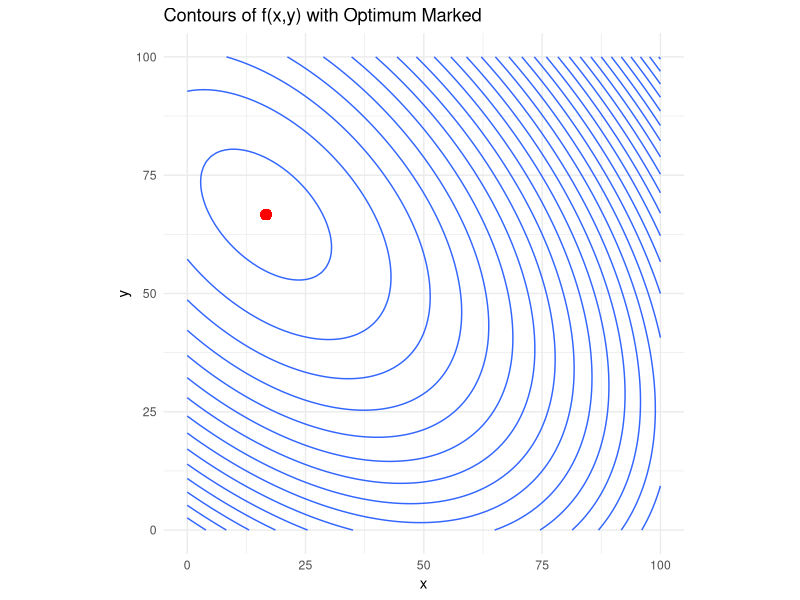
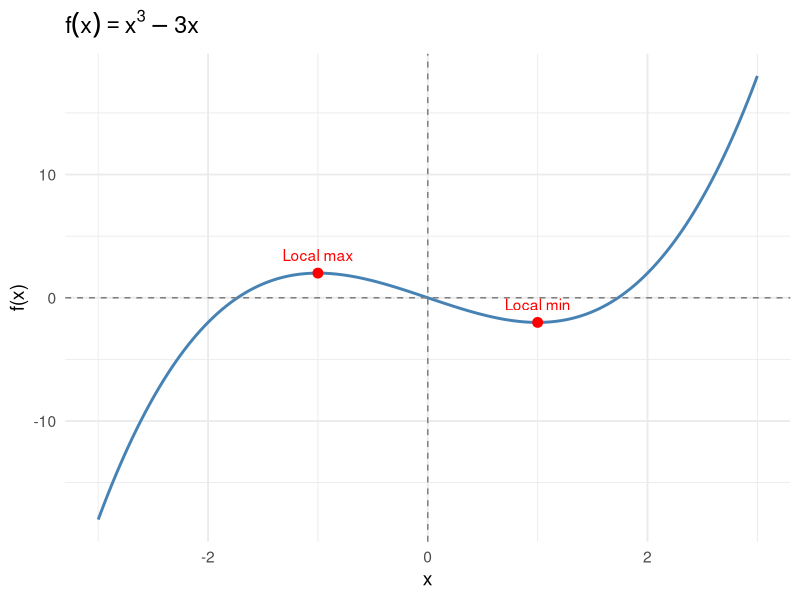
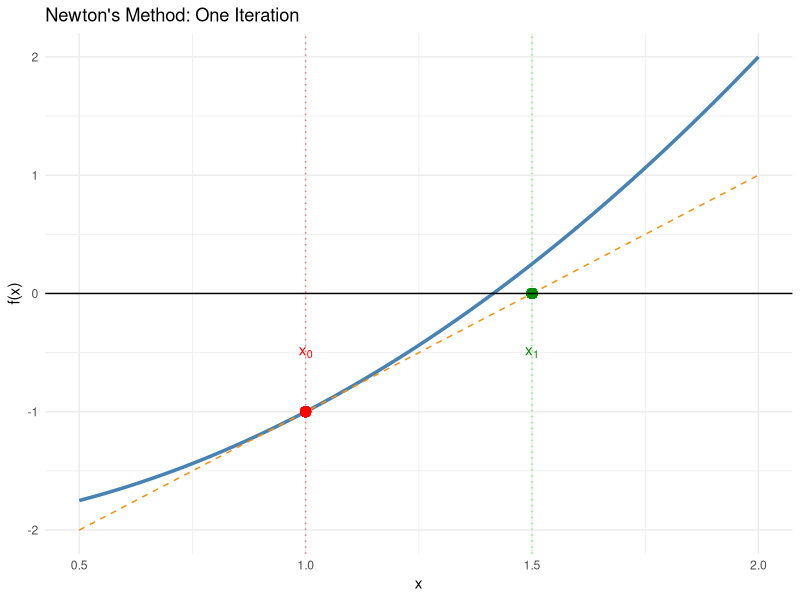
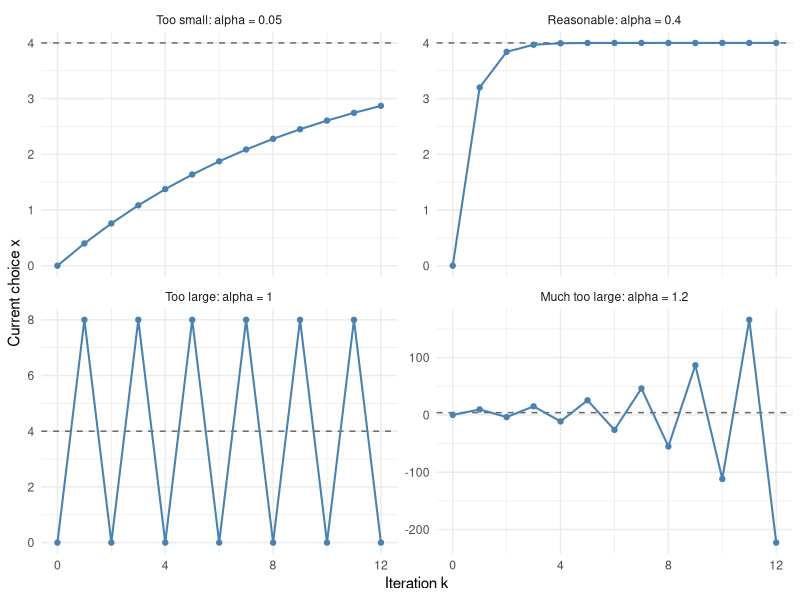
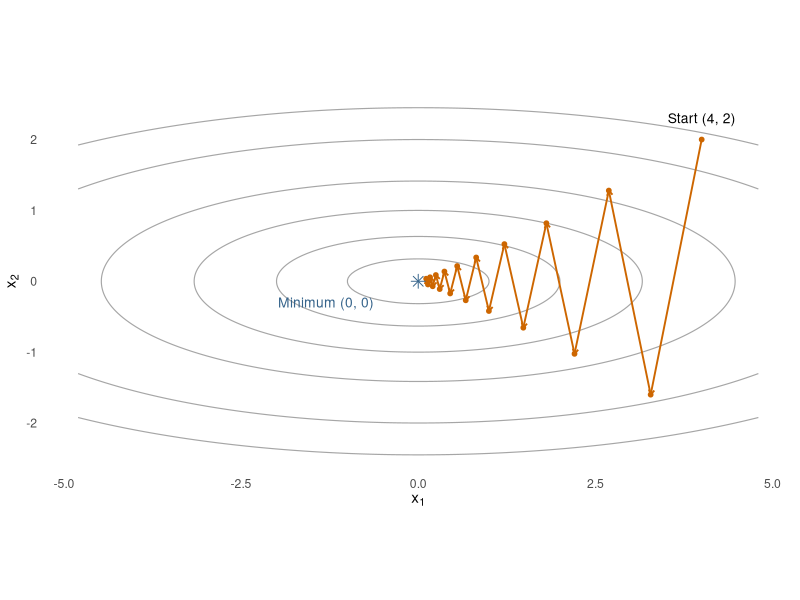
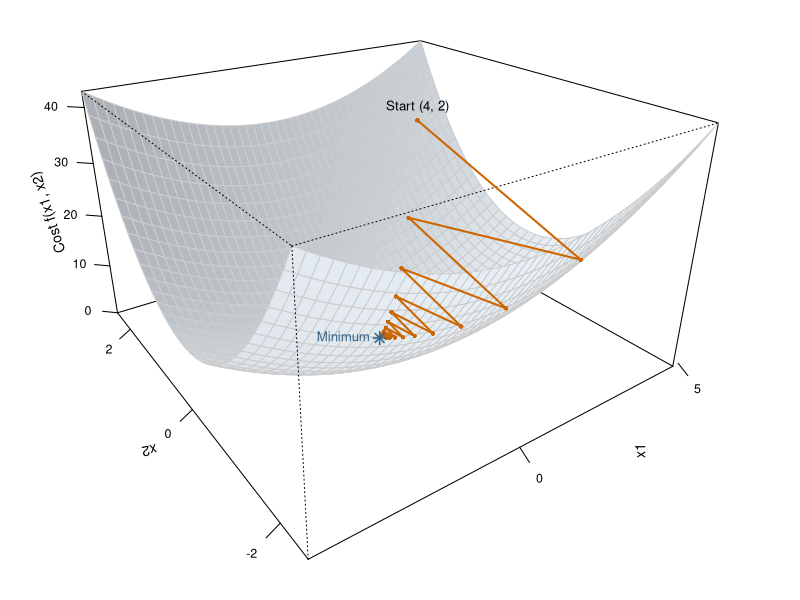
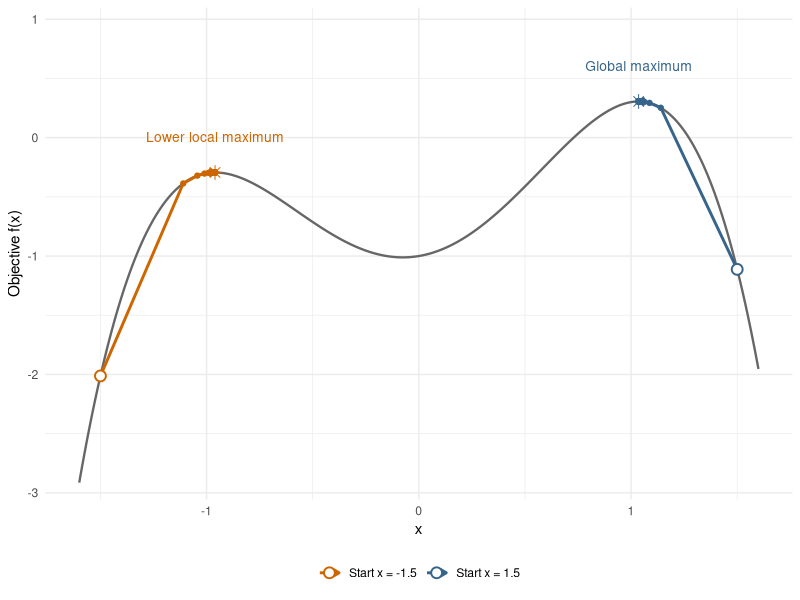
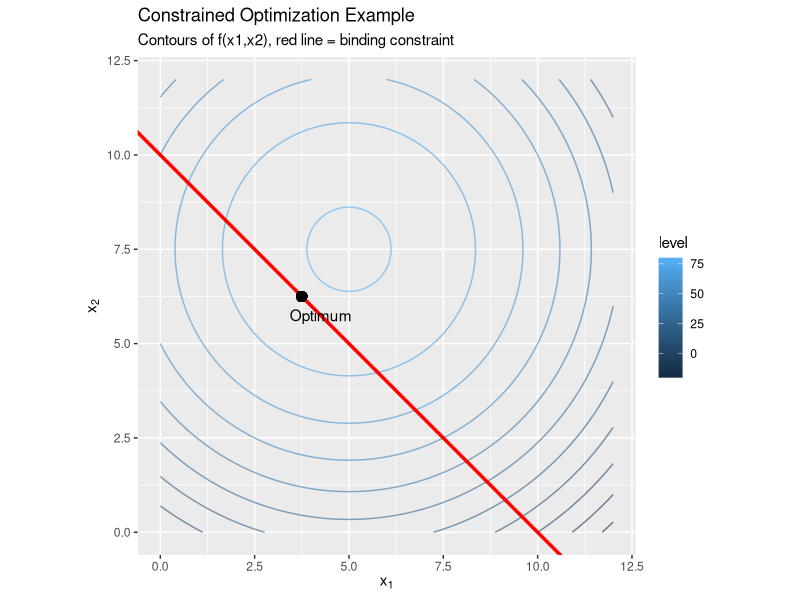

Reproduce these figures in R, in order.
## ---- chunk 1
#| echo: false
#| message: false
#| warning: false
library(ggplot2)
library(dplyr)

f <- function(x,y) 100*x + 150*y - x^2 - y^2 - x*y

# Create grid
x <- seq(0,100, length.out=100)
y <- seq(0,100, length.out=100)
grid <- expand.grid(x=x,y=y) %>%
  mutate(z=f(x,y))

# Contour plot
ggplot(grid, aes(x=x,y=y,z=z)) +
  geom_contour(bins=30,show.legend = F) +
  geom_point(aes(x=50/3,y=66.67),color="red",size=3) +
  labs(title="Contours of f(x,y) with Optimum Marked",
       x="x", y="y") +
  coord_equal() +
  theme_minimal()

## ---- chunk 2
#| echo: false
#| message: false
#| warning: false

library(ggplot2)
library(dplyr)

# Define function
f <- function(x) x^3 - 3*x

# Create data grid
df <- data.frame(x = seq(-3, 3, length.out = 400)) %>%
  mutate(y = f(x))

# Critical points
crit_points <- data.frame(
  x = c(-1, 1),
  y = f(c(-1, 1)),
  label = c("Local max", "Local min")
)

# Plot
ggplot(df, aes(x, y)) +
  geom_line(color = "steelblue", linewidth = 1) +
  geom_hline(yintercept = 0, color = "grey50", linetype = "dashed") +
  geom_vline(xintercept = 0, color = "grey50", linetype = "dashed") +
  geom_point(data = crit_points, aes(x, y), color = "red", size = 3) +
  geom_text(data = crit_points, aes(label = label), vjust = -1, color = "red") +
  labs(
    title = expression(f(x) == x^3 - 3*x),
    x = "x",
    y = "f(x)"
  ) +
  theme_minimal(base_size = 14)
## ---- chunk 3
library(ggplot2)

# Define the function and its derivative
f <- function(x) x^2 - 2
f_prime <- function(x) 2 * x

# Choose initial guess
x0 <- 1.0
x1 <- x0 - f(x0) / f_prime(x0)  # first Newton update

# Build tangent line at x0
tangent <- function(x) f(x0) + f_prime(x0) * (x - x0)

# Create data for plotting
x_vals <- seq(0.5, 2, length.out = 300)
plot_df <- data.frame(x = x_vals, fx = f(x_vals), tangent = tangent(x_vals))

# Plot function and tangent
ggplot(plot_df, aes(x = x)) +
  geom_line(aes(y = fx), color = "steelblue", size = 1.2) +
  geom_line(aes(y = tangent), color = "darkorange", linetype = "dashed") +
  geom_vline(xintercept = x0, linetype = "dotted",color = "red",alpha=.5) +
  geom_vline(xintercept = x1, linetype = "dotted", color = "green",alpha=.5) +
  geom_point(aes(x = x0, y = f(x0)), color = "red", size = 3) +
  geom_point(aes(x = x1, y = 0), color = "green4", size = 3) +
  geom_hline(yintercept = 0, linetype = "solid") +
  annotate("text", x = x0, y = f(x0) + 0.5, label = "x[0]", parse = TRUE, color = "red") +
  annotate("text", x = x1, y = -0.5, label = "x[1]", parse = TRUE, color = "green4") +
  labs(
    title = "Newton's Method: One Iteration",
    y = "f(x)",
    x = "x"
  ) +
  theme_minimal()

## ---- chunk 4
#| label: fig-gradient-step-size
#| fig-pos: H
#| echo: false
#| warning: false
#| fig-width: 7
#| fig-height: 4
#| fig-cap: "Gradient ascent on the same quadratic objective, starting at x = 0. The dashed line marks the maximizer x = 4. Note the different vertical scale in the divergence panel."

library(ggplot2)
ascent_rates <- c(0.05, 0.4, 1, 1.2)
ascent_labels <- c("Too small: alpha = 0.05", "Reasonable: alpha = 0.4",
                   "Too large: alpha = 1", "Much too large: alpha = 1.2")
ascent_paths <- do.call(rbind, lapply(seq_along(ascent_rates), function(i) {
  iterates <- numeric(13)
  for (k in 1:12) {
    iterates[k + 1] <- iterates[k] - 2 * ascent_rates[i] * (iterates[k] - 4)
  }
  data.frame(iteration = 0:12, x = iterates,
             case = factor(ascent_labels[i], levels = ascent_labels))
}))

ggplot(ascent_paths, aes(iteration, x)) +
  geom_hline(yintercept = 4, linetype = "dashed", color = "gray40") +
  geom_line(color = "steelblue", linewidth = 0.7) +
  geom_point(color = "steelblue", size = 1.5) +
  facet_wrap(~case, ncol = 2, scales = "free_y") +
  scale_x_continuous(breaks = c(0, 4, 8, 12)) +
  labs(x = "Iteration k", y = "Current choice x") +
  theme_minimal(base_size = 11)
## ---- chunk 5
#| label: fig-multivariate-gradient
#| fig-pos: H
#| echo: false
#| warning: false
#| fig-width: 7
#| fig-height: 3.7
#| fig-cap: "Gradient descent on elliptical cost contours. Each orange arrow is a step against the gradient. The iterates zig-zag toward the minimum at (0, 0); a small gradient is the rootfinding target."

library(ggplot2)
cost_grid <- expand.grid(x1 = seq(-4.8, 4.8, length.out = 240),
                         x2 = seq(-2.5, 2.5, length.out = 160))
cost_grid$cost <- 0.5 * (cost_grid$x1^2 + 10 * cost_grid$x2^2)
descent_path <- data.frame(k = 0:18, x1 = 4 * 0.82^(0:18),
                          x2 = 2 * (-0.8)^(0:18))
descent_steps <- data.frame(
  x1 = head(descent_path$x1, -1), x2 = head(descent_path$x2, -1),
  x1_next = tail(descent_path$x1, -1), x2_next = tail(descent_path$x2, -1)
)

ggplot(cost_grid, aes(x1, x2)) +
  geom_contour(aes(z = cost), breaks = c(0.5, 2, 5, 10, 20, 30),
               color = "gray65", linewidth = 0.4) +
  geom_segment(data = descent_steps,
               aes(x = x1, y = x2, xend = x1_next, yend = x2_next),
               inherit.aes = FALSE, color = "darkorange3", linewidth = 0.65,
               arrow = grid::arrow(length = grid::unit(0.055, "inches"))) +
  geom_point(data = descent_path, color = "darkorange3", size = 1.3) +
  annotate("point", x = 0, y = 0, shape = 8, size = 3, color = "steelblue4") +
  annotate("text", x = 4, y = 2.3, label = "Start (4, 2)", size = 3.5) +
  annotate("text", x = -1.3, y = -0.3, label = "Minimum (0, 0)",
           color = "steelblue4", size = 3.5) +
  coord_equal() +
  labs(x = expression(x[1]), y = expression(x[2])) +
  theme_minimal(base_size = 11) +
  theme(panel.grid = element_blank())
## ---- chunk 6
#| label: fig-multivariate-gradient-3d
#| fig-pos: H
#| echo: false
#| warning: false
#| fig-width: 7
#| fig-height: 3.5
#| fig-cap: "The same quadratic cost and gradient-descent iterates in three dimensions. Height is the objective value. Orange points are the iterates from the contour plot; segments connect successive iterates. The blue star marks the minimum."

surface_x1 <- seq(-4.8, 4.8, length.out = 45)
surface_x2 <- seq(-2.5, 2.5, length.out = 35)
surface_cost <- outer(surface_x1, surface_x2,
                      function(x1, x2) 0.5 * (x1^2 + 10 * x2^2))
path_cost <- 0.5 * (descent_path$x1^2 + 10 * descent_path$x2^2)

surface_par <- par(mar = c(1, 1, 1, 1))
surface_view <- persp(
  surface_x1, surface_x2, surface_cost,
  theta = -35, phi = 25, expand = 0.6,
  col = "aliceblue", border = "gray80", shade = 0.15,
  ticktype = "detailed", nticks = 4,
  xlab = "x1", ylab = "x2", zlab = "Cost f(x1, x2)",
  cex.axis = 0.75, cex.lab = 0.85
)
projected_path <- trans3d(descent_path$x1, descent_path$x2, path_cost,
                          pmat = surface_view)
lines(projected_path, col = "darkorange3", lwd = 2)
points(projected_path, col = "darkorange3", pch = 16, cex = 0.6)
points(trans3d(0, 0, 0, pmat = surface_view),
       col = "steelblue4", pch = 8, cex = 1.2, lwd = 1.5)
text(trans3d(4, 2, 28, pmat = surface_view),
     labels = "Start (4, 2)", pos = 3, cex = 0.8)
text(trans3d(0, 0, 0, pmat = surface_view),
     labels = "Minimum", pos = 2, col = "steelblue4", cex = 0.8)
par(surface_par)
## ---- chunk 7
#| label: fig-starting-values-local-optima
#| fig-pos: H
#| echo: false
#| warning: false
#| fig-width: 7
#| fig-height: 3.3
#| fig-cap: "Same objective, algorithm, and step size; different starting values. Both runs converge to local maxima, but only the right-hand peak is the global maximum."

library(ggplot2)
multimodal_f <- function(x) -(x^2 - 1)^2 + 0.3 * x
multimodal_slope <- function(x) -4 * x * (x^2 - 1) + 0.3
ascent_starts <- c(-1.5, 1.5)
ascent_runs <- do.call(rbind, lapply(ascent_starts, function(start) {
  x <- start
  for (k in 1:100) {
    current <- tail(x, 1)
    if (abs(multimodal_slope(current)) < 1e-8) break
    x <- c(x, current + 0.05 * multimodal_slope(current))
  }
  data.frame(k = seq_along(x) - 1, x = x, value = multimodal_f(x),
             start = factor(start, levels = ascent_starts))
}))
multimodal_curve <- data.frame(x = seq(-1.6, 1.6, length.out = 500))
multimodal_curve$value <- multimodal_f(multimodal_curve$x)
ascent_ends <- do.call(rbind, lapply(split(ascent_runs, ascent_runs$start),
                                    function(run) tail(run, 1)))
ascent_ends$label <- c("Lower local maximum", "Global maximum")

ggplot(multimodal_curve, aes(x, value)) +
  geom_line(color = "gray40", linewidth = 0.8) +
  geom_path(data = ascent_runs, aes(color = start, group = start),
            linewidth = 1,
            arrow = grid::arrow(length = grid::unit(0.07, "inches"))) +
  geom_point(data = ascent_runs, aes(color = start), size = 1.5) +
  geom_point(data = subset(ascent_runs, k == 0), aes(color = start),
             shape = 21, fill = "white", size = 3, stroke = 1) +
  geom_point(data = ascent_ends, aes(color = start), shape = 8, size = 3,
             show.legend = FALSE) +
  geom_text(data = ascent_ends, aes(label = label, color = start),
            nudge_y = 0.3, size = 3.5, show.legend = FALSE) +
  scale_color_manual(values = c("darkorange3", "steelblue4"),
                      labels = c("Start x = -1.5", "Start x = 1.5")) +
  scale_y_continuous(expand = expansion(mult = c(0.04, 0.14))) +
  labs(x = "x", y = "Objective f(x)", color = NULL) +
  theme_minimal(base_size = 11) +
  theme(legend.position = "bottom")
## ---- chunk 8
#| echo: false

# Load packages
library(ggplot2)

# Objective function
f <- function(x1, x2) {
  10*x1 + 15*x2 - (x1^2 + x2^2)
}

# Constraint: g(x) = x1 + x2 - 10 <= 0
g <- function(x1, x2) x1 + x2 - 10

# Compute gradient and Hessian of f
grad_f <- function(x) {
  c(10 - 2*x[1], 15 - 2*x[2])
}

hess_f <- function(x) {
  matrix(c(-2, 0,
           0, -2), nrow=2)
}

# Solve via KKT (analytical in this case)
# Stationarity: grad_f(x) - lambda * grad_g = 0
# grad_g = (1,1)
# -> 10 - 2x1 - lambda = 0
# -> 15 - 2x2 - lambda = 0
# -> constraint binds: x1 + x2 = 10

# From first two equations:
# 2x1 = 10 - lambda
# 2x2 = 15 - lambda
# Add: 2(x1+x2) = 25 - 2lambda
# 20 = 25 - 2lambda => lambda = 2.5
# x1 = (10 - 2.5)/2 = 3.75
# x2 = (15 - 2.5)/2 = 6.25

x_star <- c(3.75, 6.25)
lambda <- 2.5

# Bordered Hessian
grad_g <- matrix(c(1,1), nrow=1)
hess_L <- hess_f(x_star) # constraint is linear, so g''=0
H_b <- rbind(
  cbind(0, grad_g),
  cbind(t(grad_g), hess_L)
)

H_b
det(H_b[1:2,1:2])
det(H_b)

# -------- Visualization --------
# Create grid for plotting
x1 <- seq(0, 12, length=100)
x2 <- seq(0, 12, length=100)
grid <- expand.grid(x1=x1, x2=x2)
grid$z <- with(grid, f(x1,x2))

# Feasible region: x1+x2 <= 10
grid$feasible <- with(grid, x1+x2 <= 10)

# Plot contours of f and the feasible set
ggplot(grid, aes(x=x1, y=x2, z=z)) +
  geom_contour(aes(color=after_stat(level)), alpha=0.6) +
  geom_abline(intercept=10, slope=-1, color="red", size=1.2) +
  geom_point(aes(x=x_star[1], y=x_star[2]), color="black", size=3) +
  annotate("text", x=x_star[1]+0.5, y=x_star[2]-.5, label="Optimum") +
  labs(title="Constrained Optimization Example",
       subtitle="Contours of f(x1,x2), red line = binding constraint",
       x=expression(x[1]), y=expression(x[2])) +
  coord_equal()

## ---- chunk 9
library(ggplot2)

# Parameters
mu1 <- 0.10
Omega <- matrix(c(0.04,0.02,
                  0.02,0.09), 2, 2)
lambda <- 2

# Function: returns weights and gamma
project_nn <- function(mu, Omega, lambda){
  OmegaInv <- solve(Omega); one <- rep(1, length(mu))
  gamma <- as.numeric((t(one)%*%OmegaInv%*%mu - lambda) /
                      (t(one)%*%OmegaInv%*%one))
  x <- as.numeric((1/lambda) * OmegaInv %*% (mu - gamma*one))
  
  # enforce nonnegativity
  if(all(x >= -1e-10)) {
    return(list(x = pmax(x,0)/sum(pmax(x,0)), gamma = gamma))
  }
  if(x[1] < 0) return(list(x = c(0,1), gamma = gamma))
  if(x[2] < 0) return(list(x = c(1,0), gamma = gamma))
  list(x = pmax(x,0)/sum(pmax(x,0)), gamma = gamma)
}

# Sweep mu2
mu2_vals <- seq(0.001, 0.3, by=0.005)
results <- lapply(mu2_vals, function(m2) project_nn(c(mu1,m2), Omega, lambda))

weights <- t(sapply(results, function(r) r$x))
gammas  <- sapply(results, function(r) r$gamma)

df <- data.frame(mu2 = mu2_vals,
                 x1 = weights[,1],
                 x2 = weights[,2],
                 gamma = gammas)

# For teaching: take gamma at baseline mu2 = 0.15
gamma_ref <- df$gamma[10]

# Plot weights vs mu2 with vertical line at gamma
ggplot(df, aes(x=mu2)) +
  geom_line(aes(y=x1, color="Asset 1"), size=1) +
  geom_line(aes(y=x2, color="Asset 2"), size=1) +
  # geom_vline(xintercept = gamma_ref, linetype="dashed") +
  # annotate("text", x=gamma_ref, y=1.05,
  #          label=paste0("gamma = ", round(gamma_ref,3)),
  #          hjust=-0.1, vjust=0, angle=90) +
  labs(title="Portfolio Weights vs. Expected Return of Asset 2",
       x="Expected Return of Asset 2 (mu2)", y="Optimal Weight",
       color="Asset") +
  theme_minimal()

df |>
  ggplot(aes(x=mu2,y=gamma)) +
  geom_line()
